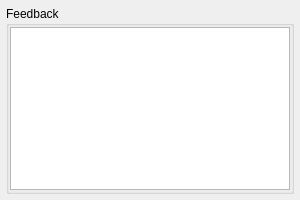
<?xml version="1.0" encoding="UTF-8"?>
<ui version="4.0">
 <class>FeedbackWidget</class>
 <widget class="QWidget" name="FeedbackWidget">
  <property name="geometry">
   <rect>
    <x>0</x>
    <y>0</y>
    <width>300</width>
    <height>200</height>
   </rect>
  </property>
  <property name="sizePolicy">
   <sizepolicy hsizetype="Expanding" vsizetype="Fixed">
    <horstretch>0</horstretch>
    <verstretch>0</verstretch>
   </sizepolicy>
  </property>
  <property name="minimumSize">
   <size>
    <width>0</width>
    <height>200</height>
   </size>
  </property>
  <property name="windowTitle">
   <string>FeedbackWidget</string>
  </property>
  <layout class="QGridLayout" name="gridLayout">
   <property name="leftMargin">
    <number>6</number>
   </property>
   <property name="topMargin">
    <number>6</number>
   </property>
   <property name="rightMargin">
    <number>6</number>
   </property>
   <property name="bottomMargin">
    <number>6</number>
   </property>
   <property name="spacing">
    <number>6</number>
   </property>
   <item row="0" column="0">
    <widget class="QGroupBox" name="Feedback">
     <property name="title">
      <string>Feedback</string>
     </property>
     <layout class="QVBoxLayout" name="verticalLayout">
      <property name="spacing">
       <number>1</number>
      </property>
      <property name="leftMargin">
       <number>1</number>
      </property>
      <property name="topMargin">
       <number>1</number>
      </property>
      <property name="rightMargin">
       <number>1</number>
      </property>
      <property name="bottomMargin">
       <number>1</number>
      </property>
      <item>
       <widget class="QPlainTextEdit" name="plainTextEdit">
        <property name="acceptDrops">
         <bool>false</bool>
        </property>
        <property name="frameShape">
         <enum>QFrame::Shape::StyledPanel</enum>
        </property>
        <property name="frameShadow">
         <enum>QFrame::Shadow::Raised</enum>
        </property>
        <property name="horizontalScrollBarPolicy">
         <enum>Qt::ScrollBarPolicy::ScrollBarAlwaysOff</enum>
        </property>
        <property name="sizeAdjustPolicy">
         <enum>QAbstractScrollArea::SizeAdjustPolicy::AdjustToContents</enum>
        </property>
        <property name="readOnly">
         <bool>true</bool>
        </property>
        <property name="plainText">
         <string/>
        </property>
        <property name="placeholderText">
         <string>Welcome to FLASHy!</string>
        </property>
       </widget>
      </item>
     </layout>
    </widget>
   </item>
  </layout>
 </widget>
 <resources/>
 <connections/>
</ui>
